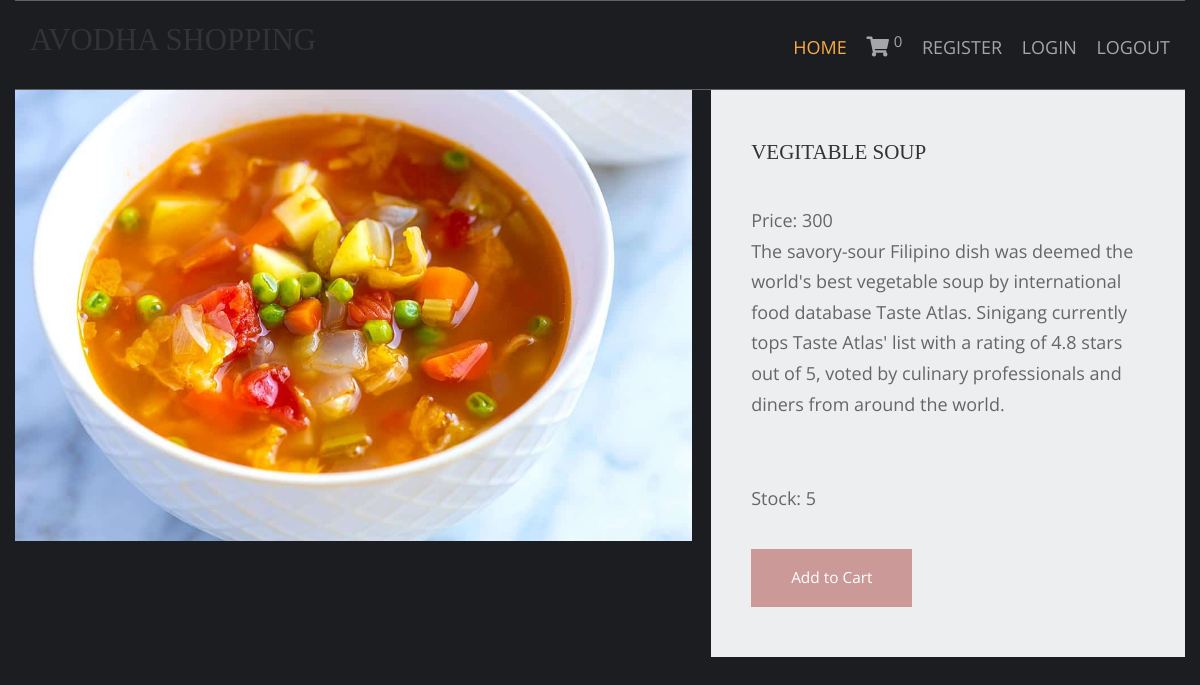
/vegitable-recipes/vegitable-soup, run on the app's committed database.
### shop/models.py (models this page shows, shortened)
class products(models.Model):
    name = models.CharField(max_length=250, unique=True)
    slug = models.SlugField(max_length=250, unique=True)
    img = models.ImageField(upload_to='products')
    desc = models.TextField()
    stock = models.IntegerField()
    price = models.IntegerField()
    available = models.BooleanField()
    category = models.ForeignKey(categ,on_delete=models.CASCADE)
    class Meta:
        ordering = ('name',)
        verbose_name='product'
        verbose_name_plural='products'

### shop/views.py (the view)
# urls.py: path('<slug:c_slug>/<slug:products_slug>',views.prodDetails,name='details'),
def prodDetails(request,c_slug,products_slug):
    try:
        prod=products.objects.get(category__slug=c_slug,slug=products_slug)
    except exception as e:
        raise e
    return render(request,'item.html',{'pr':prod})

### cart/context_processor.py (called while the page is built)
def count(request):
    item_count=0
    if 'admin' in request.path:
        return{}
    else:
        try:
            ct=cartlist.objects.filter(cart_id=c_id(request))
            cti=items.objects.all().filter(cart=ct[:1])
            for c in cti:
                item_count+=c.quan
        except cartlist.DoesNotExists:
            item_count=0
        return dict(itc=item_count)

### cart/views.py (called while the page is built)
def c_id(request):
    ct_id = request.session.session_key
    if not ct_id:
        ct_id = request.session.create()
    return ct_id

### templates/item.html (shortened to what this page needs)
{% extends 'base.html' %}
{% load static %}
{% block content %}
<html lang="en">
<head>
    <link href="{% static 'pr/fontawesome/css/all.min.css' %}" rel="stylesheet" />
    <link href="{% static 'pr/css/templatemo-comparto.css' %}" rel="stylesheet" />
</head>
<body>
        <section class="tm-mb-1" id="about">
            <div class="tm-row tm-about-row">
                <div class="tm-section-1-l">
                    <img src="{{pr.img.url}}" alt="About image" class="tm-img-responsive">
                </div>
                <article class="tm-section-1-r tm-bg-color-8">
                    <h2 class="tm-mb-2 tm-title-color">{{pr.name}}</h2>
                    <p>Price: {{pr.price}} <br> {{pr.desc}}</p><br>
                    <p>Stock: {{pr.stock}}</p>
{% if pr.stock <= 0 %}
                    <h2 style="color:red">Sorry , no stock left</h2>
                    {% else %}
                    <a href="{% url 'addcart' pr.id %} " class="tm-btn tm-btn-1 tm-link-to-services">Add to Cart</a>
{% endif %}
                </article>
            </div>
        </section>
</body>
</html>
{% endblock %}

### static/hm/layout/styles/layout.css (style rules this page uses)
*, *::before, *::after { transition:all .3s ease-in-out; }
body { color:#A5A6AA; background-color:#1C1D21; }
a { color:#FBAB45; }

### static/pr/css/templatemo-comparto.css (style rules this page uses)
*, *::before, *::after { box-sizing: border-box; outline: none; }
ul, h1, h2, h3, h4, p, figure { padding: 0; margin: 0; }
body { font-family: 'Open Sans', Arial, sans-serif; font-size: 18px; overflow-x: hidden; padding-left: 15px; padding-right: 15px; margin: 0; }
h2 { font-size: 1.5rem; }
a { transition: all 0.3s ease; text-decoration: none; }
p { color: #666; line-height: 1.7; margin-bottom: 35px; }
h1, h2, h3, h4, h5, h6 { color: #333; }
.tm-mb-1 { margin-bottom: 20px; }
.tm-mb-2 { margin-bottom: 40px; }
.tm-bg-color-8 { background-color: #EDEEEF; }
.tm-img-responsive { max-width: 100%; height: auto; }
.tm-section-1-l { width: 57.85%; margin-right: 1.65%; }
.tm-section-1-r { padding: 50px 40px; width: 40.5%; }
.tm-row { display: flex; }
.tm-btn { display: inline-block; padding: 15px 40px; font-size: 1.1rem; border: none; background-color: #CC9999; color: white; }
a { color: #666; }

### static/hm/layout/styles/framework.css (style rules this page uses)
html { overflow-y:scroll; overflow-x:hidden; }
html, body { margin:0; padding:0; font-size:14px; line-height:1.6em; }
*, *::before, *::after { box-sizing:border-box; }
a { outline:none; text-decoration:none; }
img { width:auto; max-width:100%; height:auto; margin:0; padding:0; border:none; line-height:normal; vertical-align:middle; }
body, input, textarea, select { font-family:Verdana, Geneva, sans-serif; }
h1, h2, h3, h4, h5, h6, .heading { font-family:Georgia, "Times New Roman", Times, serif; }
::placeholder { opacity:1; }
h1, h2, h3, h4, h5, h6, .heading { margin:0 0 20px 0; font-size:1.4rem; line-height:normal; font-weight:normal; text-transform:uppercase; }
address, article, aside, figcaption, figure, footer, header, main, nav, section { display:block; margin:0; padding:0; }

### data on the page
products: img (picture), name "VEGITABLE SOUP", price "300", desc "The savory-sour Filipino dish was deemed the world's best vegetable soup by international food database Taste Atlas. Sinigang currently tops Taste Atlas' list with a rating of 4.8 stars out of 5, voted by culinary professionals and diners from around the world.", stock "5"

### other printed values
{{ itc }} "0"
